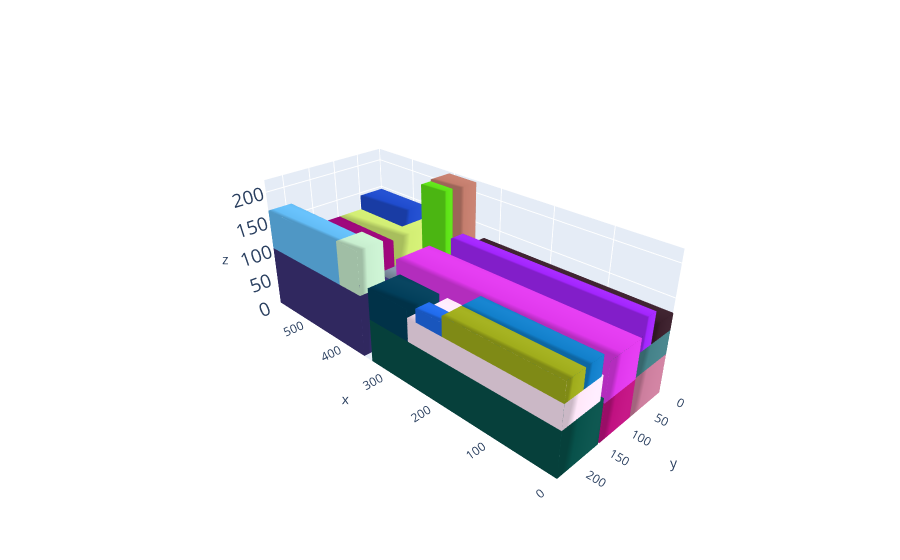

Write notebook code for a chart like this one.
### Code cell
ALPHA_CS   = 4
BETA_LOSS  = 1
GAMMA_NB   = 0.2
DELTA_DS   = 0
P          = 0.04
EPSILON_GC = 0
ZETA_RS    = 0

params = ALPHA_CS, BETA_LOSS, GAMMA_NB, DELTA_DS, P, EPSILON_GC, ZETA_RS 

cont, execution_time,total_volume,TOTAL_VOLUME,DS,history_CG = MLCP_function(params=params,instance=1,weight_restriction=True, max_distance_cg=10000)
print("cont despues de ejecutar MLCP")
L = cont.l;W = cont.w; H = cont.h

box_dims = []
for aabb in cont.aabbs:
  box_dims.append([aabb.xmin,aabb.ymin,aabb.zmin,aabb.xmax,aabb.ymax,aabb.zmax])
box_dims.append([0,0,0,L,W,H])
bxplot.plot_container([L,W,H], box_dims) 

import matplotlib.pyplot as plt
import numpy as np


# Gráfico 1 - Centro de Gravedad
x_cg = list(range(1, len(history_CG) + 1))
plt.subplot(2, 1, 1)
plt.plot(x_cg, history_CG)
plt.title('Centro de Gravedad')

# Gráfico 2 - Volumen acumulado
acum_volume = np.cumsum(total_volume)
x_volume = list(range(1, len(total_volume) + 1))
plt.subplot(2, 1, 2)
plt.plot(x_volume, acum_volume)
plt.title('Volumen Ocupado')

plt.tight_layout()
plt.show()


print(f'{L} {W} {H}')
print(f'L * W * H = {L * W * H}')
print(f'total_volume = {sum(total_volume)}')
print(f'TOTAL_VOLUME = {len(TOTAL_VOLUME)}')
print(f'%DS = {DS /sum(total_volume)}')
print(f'% = {sum(total_volume)/(L * W * H)}')

### Figure 1 — Plotly figure (JSON) as saved in the notebook; plotly's stock layout.template omitted (floating-point values rounded to 4 significant figures)
{"data": [{"color": "rgb(203.9266540573255,125.50481790358921,157.1072917421114)", "i": [7, 0, 0, 0, 4, 4, 2, 6, 4, 0, 3, 7], "j": [3, 4, 1, 2, 5, 6, 5, 5, 0, 1, 2, 2], "k": [0, 7, 2, 3, 6, 7, 1, 2, 5, 5, 7, 6], "opacity": 1, "type": "mesh3d", "x": [0, 0, 412, 412, 0, 0, 412, 412], "y": [0, 76, 76, 0, 0, 76, 76, 0], "z": [0, 0, 0, 0, 64, 64, 64, 64]}, {"color": "rgb(7.020927541925015,80.61168959249409,73.74424400156875)", "i": [7, 0, 0, 0, 4, 4, 2, 6, 4, 0, 3, 7], "j": [3, 4, 1, 2, 5, 6, 5, 5, 0, 1, 2, 2], "k": [0, 7, 2, 3, 6, 7, 1, 2, 5, 5, 7, 6], "opacity": 1, "type": "mesh3d", "x": [0, 0, 340, 340, 0, 0, 340, 340], "y": [149, 233, 233, 149, 149, 233, 233, 149], "z": [0, 0, 0, 0, 72, 72, 72, 72]}, {"color": "rgb(136.34382390367597,151.6270117612044,173.25373892383018)", "i": [7, 0, 0, 0, 4, 4, 2, 6, 4, 0, 3, 7], "j": [3, 4, 1, 2, 5, 6, 5, 5, 0, 1, 2, 2], "k": [0, 7, 2, 3, 6, 7, 1, 2, 5, 5, 7, 6], "opacity": 1, "type": "mesh3d", "x": [417, 417, 587, 587, 417, 417, 587, 587], "y": [0, 168, 168, 0, 0, 168, 168, 0], "z": [0, 0, 0, 0, 72, 72, 72, 72]}, {"color": "rgb(59.97997343204263,49.905581927083055,118.15658131244322)", "i": [7, 0, 0, 0, 4, 4, 2, 6, 4, 0, 3, 7], "j": [3, 4, 1, 2, 5, 6, 5, 5, 0, 1, 2, 2], "k": [0, 7, 2, 3, 6, 7, 1, 2, 5, 5, 7, 6], "opacity": 1, "type": "mesh3d", "x": [359, 359, 587, 587, 359, 359, 587, 587], "y": [169, 233, 233, 169, 169, 233, 233, 169], "z": [0, 0, 0, 0, 103, 103, 103, 103]}, {"color": "rgb(191.76220632553677,17.00158094765902,128.73476697151145)", "i": [7, 0, 0, 0, 4, 4, 2, 6, 4, 0, 3, 7], "j": [3, 4, 1, 2, 5, 6, 5, 5, 0, 1, 2, 2], "k": [0, 7, 2, 3, 6, 7, 1, 2, 5, 5, 7, 6], "opacity": 1, "type": "mesh3d", "x": [0, 0, 380, 380, 0, 0, 380, 380], "y": [76, 146, 146, 76, 76, 146, 146, 76], "z": [0, 0, 0, 0, 62, 62, 62, 62]}, {"color": "rgb(223.19597435356386,55.74134746151657,235.78351969398506)", "i": [7, 0, 0, 0, 4, 4, 2, 6, 4, 0, 3, 7], "j": [3, 4, 1, 2, 5, 6, 5, 5, 0, 1, 2, 2], "k": [0, 7, 2, 3, 6, 7, 1, 2, 5, 5, 7, 6], "opacity": 1, "type": "mesh3d", "x": [0, 0, 380, 380, 0, 0, 380, 380], "y": [76, 146, 146, 76, 76, 146, 146, 76], "z": [62, 62, 62, 62, 124, 124, 124, 124]}, {"color": "rgb(68.29718433002813,129.32027242493433,136.74757772387176)", "i": [7, 0, 0, 0, 4, 4, 2, 6, 4, 0, 3, 7], "j": [3, 4, 1, 2, 5, 6, 5, 5, 0, 1, 2, 2], "k": [0, 7, 2, 3, 6, 7, 1, 2, 5, 5, 7, 6], "opacity": 1, "type": "mesh3d", "x": [0, 0, 344, 344, 0, 0, 344, 344], "y": [0, 76, 76, 0, 0, 76, 76, 0], "z": [64, 64, 64, 64, 102, 102, 102, 102]}, {"color": "rgb(196.36360093631828,125.64697725116443,109.4183510490661)", "i": [7, 0, 0, 0, 4, 4, 2, 6, 4, 0, 3, 7], "j": [3, 4, 1, 2, 5, 6, 5, 5, 0, 1, 2, 2], "k": [0, 7, 2, 3, 6, 7, 1, 2, 5, 5, 7, 6], "opacity": 1, "type": "mesh3d", "x": [352, 352, 412, 412, 352, 352, 412, 412], "y": [0, 41, 41, 0, 0, 41, 41, 0], "z": [64, 64, 64, 64, 217, 217, 217, 217]}, {"color": "rgb(93.83379927664488,226.04378692752192,22.525775872802175)", "i": [7, 0, 0, 0, 4, 4, 2, 6, 4, 0, 3, 7], "j": [3, 4, 1, 2, 5, 6, 5, 5, 0, 1, 2, 2], "k": [0, 7, 2, 3, 6, 7, 1, 2, 5, 5, 7, 6], "opacity": 1, "type": "mesh3d", "x": [363, 363, 412, 412, 363, 363, 412, 412], "y": [41, 62, 62, 41, 41, 62, 62, 41], "z": [64, 64, 64, 64, 214, 214, 214, 214]}, {"color": "rgb(253.70981464709757,230.58467203621896,247.95751654058535)", "i": [7, 0, 0, 0, 4, 4, 2, 6, 4, 0, 3, 7], "j": [3, 4, 1, 2, 5, 6, 5, 5, 0, 1, 2, 2], "k": [0, 7, 2, 3, 6, 7, 1, 2, 5, 5, 7, 6], "opacity": 1, "type": "mesh3d", "x": [0, 0, 258, 258, 0, 0, 258, 258], "y": [157, 233, 233, 157, 157, 233, 233, 157], "z": [72, 72, 72, 72, 110, 110, 110, 110]}, {"color": "rgb(210.38976062528099,238.0012854559944,116.2357086381277)", "i": [7, 0, 0, 0, 4, 4, 2, 6, 4, 0, 3, 7], "j": [3, 4, 1, 2, 5, 6, 5, 5, 0, 1, 2, 2], "k": [0, 7, 2, 3, 6, 7, 1, 2, 5, 5, 7, 6], "opacity": 1, "type": "mesh3d", "x": [445, 445, 587, 587, 445, 445, 587, 587], "y": [0, 96, 96, 0, 0, 96, 96, 0], "z": [72, 72, 72, 72, 119, 119, 119, 119]}, {"color": "rgb(152.8717935119788,1.9129681136173515,118.21429440527498)", "i": [7, 0, 0, 0, 4, 4, 2, 6, 4, 0, 3, 7], "j": [3, 4, 1, 2, 5, 6, 5, 5, 0, 1, 2, 2], "k": [0, 7, 2, 3, 6, 7, 1, 2, 5, 5, 7, 6], "opacity": 1, "type": "mesh3d", "x": [443, 443, 587, 587, 443, 443, 587, 587], "y": [97, 168, 168, 97, 97, 168, 168, 97], "z": [72, 72, 72, 72, 119, 119, 119, 119]}, {"color": "rgb(1.6369517578130726,62.171983205489035,89.81314150779225)", "i": [7, 0, 0, 0, 4, 4, 2, 6, 4, 0, 3, 7], "j": [3, 4, 1, 2, 5, 6, 5, 5, 0, 1, 2, 2], "k": [0, 7, 2, 3, 6, 7, 1, 2, 5, 5, 7, 6], "opacity": 1, "type": "mesh3d", "x": [258, 258, 340, 340, 258, 258, 340, 340], "y": [173, 233, 233, 173, 173, 233, 233, 173], "z": [72, 72, 72, 72, 123, 123, 123, 123]}, {"color": "rgb(57.95727154454036,30.14372605266051,42.62659550115584)", "i": [7, 0, 0, 0, 4, 4, 2, 6, 4, 0, 3, 7], "j": [3, 4, 1, 2, 5, 6, 5, 5, 0, 1, 2, 2], "k": [0, 7, 2, 3, 6, 7, 1, 2, 5, 5, 7, 6], "opacity": 1, "type": "mesh3d", "x": [0, 0, 333, 333, 0, 0, 333, 333], "y": [0, 49, 49, 0, 0, 49, 49, 0], "z": [102, 102, 102, 102, 128, 128, 128, 128]}, {"color": "rgb(162.23647700429632,37.10671265033001,251.81090166861304)", "i": [7, 0, 0, 0, 4, 4, 2, 6, 4, 0, 3, 7], "j": [3, 4, 1, 2, 5, 6, 5, 5, 0, 1, 2, 2], "k": [0, 7, 2, 3, 6, 7, 1, 2, 5, 5, 7, 6], "opacity": 1, "type": "mesh3d", "x": [0, 0, 333, 333, 0, 0, 333, 333], "y": [49, 75, 75, 49, 49, 75, 75, 49], "z": [102, 102, 102, 102, 151, 151, 151, 151]}, {"color": "rgb(98.67410523512936,188.32679280274346,246.01139505174933)", "i": [7, 0, 0, 0, 4, 4, 2, 6, 4, 0, 3, 7], "j": [3, 4, 1, 2, 5, 6, 5, 5, 0, 1, 2, 2], "k": [0, 7, 2, 3, 6, 7, 1, 2, 5, 5, 7, 6], "opacity": 1, "type": "mesh3d", "x": [407, 407, 587, 587, 407, 407, 587, 587], "y": [190, 233, 233, 190, 190, 233, 233, 190], "z": [103, 103, 103, 103, 169, 169, 169, 169]}, {"color": "rgb(199.64463832522847,237.96871031049832,206.72734954474416)", "i": [7, 0, 0, 0, 4, 4, 2, 6, 4, 0, 3, 7], "j": [3, 4, 1, 2, 5, 6, 5, 5, 0, 1, 2, 2], "k": [0, 7, 2, 3, 6, 7, 1, 2, 5, 5, 7, 6], "opacity": 1, "type": "mesh3d", "x": [359, 359, 407, 407, 359, 359, 407, 407], "y": [186, 233, 233, 186, 186, 233, 233, 186], "z": [103, 103, 103, 103, 174, 174, 174, 174]}, {"color": "rgb(159.17643997770668,171.9747581630446,27.00690305937853)", "i": [7, 0, 0, 0, 4, 4, 2, 6, 4, 0, 3, 7], "j": [3, 4, 1, 2, 5, 6, 5, 5, 0, 1, 2, 2], "k": [0, 7, 2, 3, 6, 7, 1, 2, 5, 5, 7, 6], "opacity": 1, "type": "mesh3d", "x": [0, 0, 192, 192, 0, 0, 192, 192], "y": [197, 233, 233, 197, 197, 233, 233, 197], "z": [110, 110, 110, 110, 141, 141, 141, 141]}, {"color": "rgb(17.634689150613838,126.93679186013513,202.6084807326792)", "i": [7, 0, 0, 0, 4, 4, 2, 6, 4, 0, 3, 7], "j": [3, 4, 1, 2, 5, 6, 5, 5, 0, 1, 2, 2], "k": [0, 7, 2, 3, 6, 7, 1, 2, 5, 5, 7, 6], "opacity": 1, "type": "mesh3d", "x": [0, 0, 192, 192, 0, 0, 192, 192], "y": [161, 197, 197, 161, 161, 197, 197, 161], "z": [110, 110, 110, 110, 141, 141, 141, 141]}, {"color": "rgb(31.648753840898763,106.97805219249672,235.9071614669581)", "i": [7, 0, 0, 0, 4, 4, 2, 6, 4, 0, 3, 7], "j": [3, 4, 1, 2, 5, 6, 5, 5, 0, 1, 2, 2], "k": [0, 7, 2, 3, 6, 7, 1, 2, 5, 5, 7, 6], "opacity": 1, "type": "mesh3d", "x": [192, 192, 241, 241, 192, 192, 241, 241], "y": [208, 233, 233, 208, 208, 233, 233, 208], "z": [110, 110, 110, 110, 131, 131, 131, 131]}, {"color": "rgb(31.203318619004,75.57742966810127,204.9897797552431)", "i": [7, 0, 0, 0, 4, 4, 2, 6, 4, 0, 3, 7], "j": [3, 4, 1, 2, 5, 6, 5, 5, 0, 1, 2, 2], "k": [0, 7, 2, 3, 6, 7, 1, 2, 5, 5, 7, 6], "opacity": 1, "type": "mesh3d", "x": [476, 476, 587, 587, 476, 476, 587, 587], "y": [0, 49, 49, 0, 0, 49, 49, 0], "z": [119, 119, 119, 119, 145, 145, 145, 145]}, {"color": "rgb(45.742109219617184,55.52813405607056,241.46939068352737)", "i": [7, 0, 0, 0, 4, 4, 2, 6, 4, 0, 3, 7], "j": [3, 4, 1, 2, 5, 6, 5, 5, 0, 1, 2, 2], "k": [0, 7, 2, 3, 6, 7, 1, 2, 5, 5, 7, 6], "opacity": 0, "type": "mesh3d", "x": [0, 0, 587, 587, 0, 0, 587, 587], "y": [0, 233, 233, 0, 0, 233, 233, 0], "z": [0, 0, 0, 0, 220, 220, 220, 220]}], "layout": {"autosize": false, "margin": {"b": 0, "l": 0, "r": 0, "t": 0}, "paper_bgcolor": "rgba(0,0,0,0)", "scene": {"camera": {"center": {"x": 0, "y": 0, "z": 0}, "eye": {"x": -2, "y": 2, "z": 1.5}, "up": {"x": 0, "y": 0, "z": 1}}, "xaxis": {"nticks": 10, "range": [0, 587], "showspikes": false}, "yaxis": {"nticks": 5, "range": [0, 233], "showspikes": false}, "zaxis": {"nticks": 5, "range": [0, 220], "tickfont": {"size": 15}}}}}
